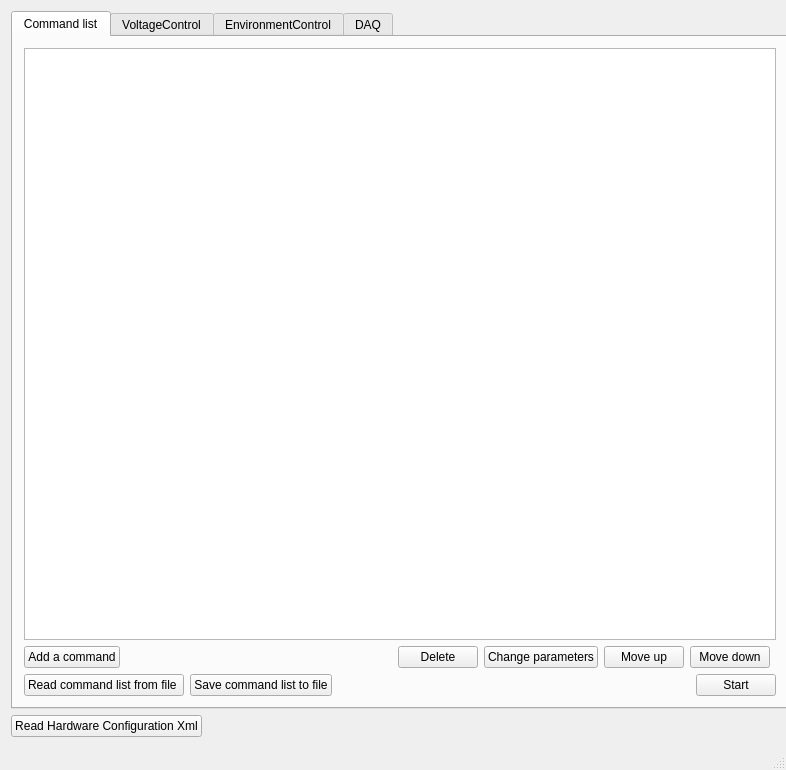
<?xml version="1.0" encoding="UTF-8"?>
<ui version="4.0">
 <class>MainWindow</class>
 <widget class="QMainWindow" name="MainWindow">
  <property name="geometry">
   <rect>
    <x>0</x>
    <y>0</y>
    <width>786</width>
    <height>770</height>
   </rect>
  </property>
  <property name="minimumSize">
   <size>
    <width>600</width>
    <height>400</height>
   </size>
  </property>
  <property name="windowTitle">
   <string>Burn-In Control Software</string>
  </property>
  <property name="toolButtonStyle">
   <enum>Qt::ToolButtonIconOnly</enum>
  </property>
  <widget class="QWidget" name="centralWidget">
   <property name="minimumSize">
    <size>
     <width>800</width>
     <height>0</height>
    </size>
   </property>
   <layout class="QGridLayout" name="gridLayout">
    <item row="0" column="0">
     <widget class="QTabWidget" name="tabWidget">
      <property name="enabled">
       <bool>true</bool>
      </property>
      <property name="currentIndex">
       <number>0</number>
      </property>
      <property name="usesScrollButtons">
       <bool>true</bool>
      </property>
      <property name="documentMode">
       <bool>false</bool>
      </property>
      <property name="tabsClosable">
       <bool>false</bool>
      </property>
      <property name="tabBarAutoHide">
       <bool>false</bool>
      </property>
      <widget class="QWidget" name="CommandList">
       <attribute name="title">
        <string>Command list</string>
       </attribute>
       <layout class="QVBoxLayout" name="verticalLayout_7">
        <item>
         <layout class="QGridLayout" name="gridLayout_2">
          <item row="1" column="4">
           <widget class="QPushButton" name="Up_pushButton">
            <property name="text">
             <string>Move up</string>
            </property>
           </widget>
          </item>
          <item row="1" column="2">
           <widget class="QPushButton" name="delete_button">
            <property name="text">
             <string>Delete</string>
            </property>
           </widget>
          </item>
          <item row="1" column="5">
           <widget class="QPushButton" name="Down_pushButton">
            <property name="text">
             <string>Move down</string>
            </property>
           </widget>
          </item>
          <item row="1" column="0">
           <widget class="QPushButton" name="add_command_button">
            <property name="text">
             <string>Add a command</string>
            </property>
           </widget>
          </item>
          <item row="1" column="3">
           <widget class="QPushButton" name="change_params_button">
            <property name="text">
             <string>Change parameters</string>
            </property>
           </widget>
          </item>
          <item row="1" column="1">
           <spacer name="horizontalSpacer_2">
            <property name="orientation">
             <enum>Qt::Horizontal</enum>
            </property>
            <property name="sizeHint" stdset="0">
             <size>
              <width>40</width>
              <height>20</height>
             </size>
            </property>
           </spacer>
          </item>
          <item row="0" column="0" colspan="7">
           <widget class="QListWidget" name="commands_list"/>
          </item>
         </layout>
        </item>
        <item>
         <layout class="QHBoxLayout" name="horizontalLayout_2">
          <item>
           <widget class="QPushButton" name="read_list_button">
            <property name="text">
             <string>Read command list from file </string>
            </property>
           </widget>
          </item>
          <item>
           <widget class="QPushButton" name="save_list_button">
            <property name="text">
             <string>Save command list to file</string>
            </property>
           </widget>
          </item>
          <item>
           <spacer name="horizontalSpacer">
            <property name="orientation">
             <enum>Qt::Horizontal</enum>
            </property>
            <property name="sizeHint" stdset="0">
             <size>
              <width>408</width>
              <height>20</height>
             </size>
            </property>
           </spacer>
          </item>
          <item>
           <widget class="QPushButton" name="Start_pushButton">
            <property name="text">
             <string>Start</string>
            </property>
           </widget>
          </item>
         </layout>
        </item>
       </layout>
      </widget>
      <widget class="QWidget" name="VoltageControl">
       <attribute name="title">
        <string>VoltageControl</string>
       </attribute>
       <layout class="QVBoxLayout" name="verticalLayout">
        <item>
         <widget class="QGroupBox" name="groupBox">
          <property name="title">
           <string>Low Voltage</string>
          </property>
         </widget>
        </item>
        <item>
         <widget class="QGroupBox" name="groupBox_2">
          <property name="title">
           <string>High Voltage</string>
          </property>
         </widget>
        </item>
       </layout>
      </widget>
      <widget class="QWidget" name="EnvironmentControl">
       <property name="enabled">
        <bool>true</bool>
       </property>
       <property name="minimumSize">
        <size>
         <width>378</width>
         <height>178</height>
        </size>
       </property>
       <attribute name="title">
        <string>EnvironmentControl</string>
       </attribute>
       <layout class="QVBoxLayout" name="verticalLayout_8" stretch="0">
        <item>
         <layout class="QVBoxLayout" name="verticalLayout_5">
          <item>
           <widget class="QGroupBox" name="groupBox_3">
            <property name="title">
             <string>Monitoring</string>
            </property>
           </widget>
          </item>
          <item>
           <widget class="QGroupBox" name="groupBox_Chiller">
            <property name="title">
             <string>Control</string>
            </property>
           </widget>
          </item>
         </layout>
        </item>
       </layout>
      </widget>
      <widget class="QWidget" name="DAQControl">
       <property name="enabled">
        <bool>false</bool>
       </property>
       <property name="minimumSize">
        <size>
         <width>378</width>
         <height>178</height>
        </size>
       </property>
       <attribute name="title">
        <string>DAQ</string>
       </attribute>
       <widget class="QWidget" name="verticalLayoutWidget">
        <property name="geometry">
         <rect>
          <x>10</x>
          <y>10</y>
          <width>221</width>
          <height>251</height>
         </rect>
        </property>
        <layout class="QVBoxLayout" name="verticalLayout_4">
         <item>
          <widget class="QCheckBox" name="fc7power_check">
           <property name="text">
            <string>FC7 power on</string>
           </property>
          </widget>
         </item>
         <item>
          <widget class="QPushButton" name="loadfirmware_button">
           <property name="text">
            <string>Load firmware</string>
           </property>
          </widget>
         </item>
         <item>
          <widget class="QPushButton" name="systemtest_button">
           <property name="text">
            <string>System test</string>
           </property>
          </widget>
         </item>
         <item>
          <widget class="QPushButton" name="calibrate_button">
           <property name="text">
            <string>Calibrate</string>
           </property>
          </widget>
         </item>
         <item>
          <widget class="QPushButton" name="datatest_button">
           <property name="text">
            <string>Data test</string>
           </property>
          </widget>
         </item>
         <item>
          <widget class="QPushButton" name="hybridtest_button">
           <property name="text">
            <string>Hybrid test</string>
           </property>
          </widget>
         </item>
         <item>
          <widget class="QPushButton" name="cmtest_button">
           <property name="text">
            <string>CM test</string>
           </property>
          </widget>
         </item>
         <item>
          <widget class="QPushButton" name="noisemeasurement_button">
           <property name="text">
            <string>Noise measurement</string>
           </property>
          </widget>
         </item>
        </layout>
       </widget>
      </widget>
     </widget>
    </item>
    <item row="1" column="0">
     <layout class="QHBoxLayout" name="horizontalLayout">
      <item>
       <widget class="QPushButton" name="read_conf_button">
        <property name="text">
         <string>Read Hardware Configuration Xml</string>
        </property>
       </widget>
      </item>
      <item>
       <spacer name="horizontalSpacer_3">
        <property name="orientation">
         <enum>Qt::Horizontal</enum>
        </property>
        <property name="sizeHint" stdset="0">
         <size>
          <width>40</width>
          <height>20</height>
         </size>
        </property>
       </spacer>
      </item>
     </layout>
    </item>
   </layout>
  </widget>
  <widget class="QMenuBar" name="menuBar">
   <property name="geometry">
    <rect>
     <x>0</x>
     <y>0</y>
     <width>786</width>
     <height>20</height>
    </rect>
   </property>
  </widget>
  <widget class="QStatusBar" name="statusBar">
   <property name="enabled">
    <bool>true</bool>
   </property>
  </widget>
 </widget>
 <layoutdefault spacing="6" margin="11"/>
 <resources/>
 <connections/>
</ui>
